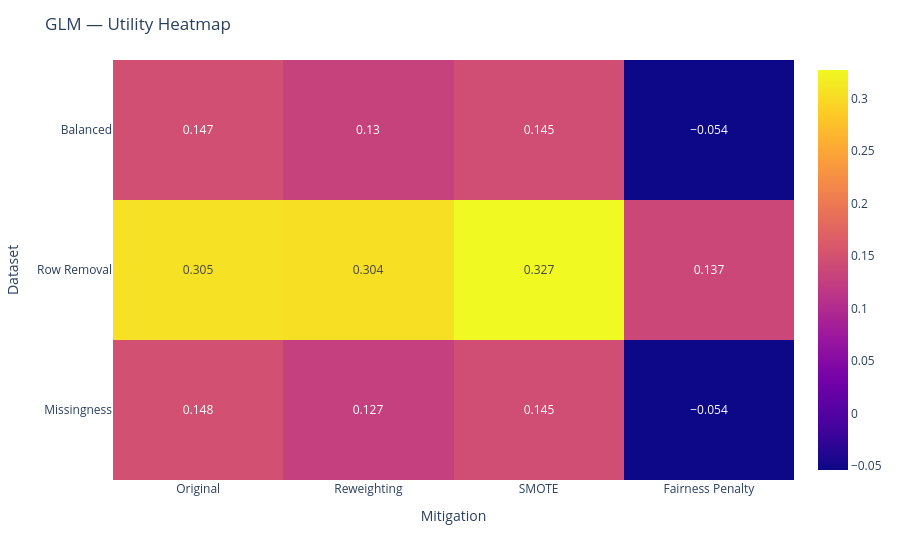
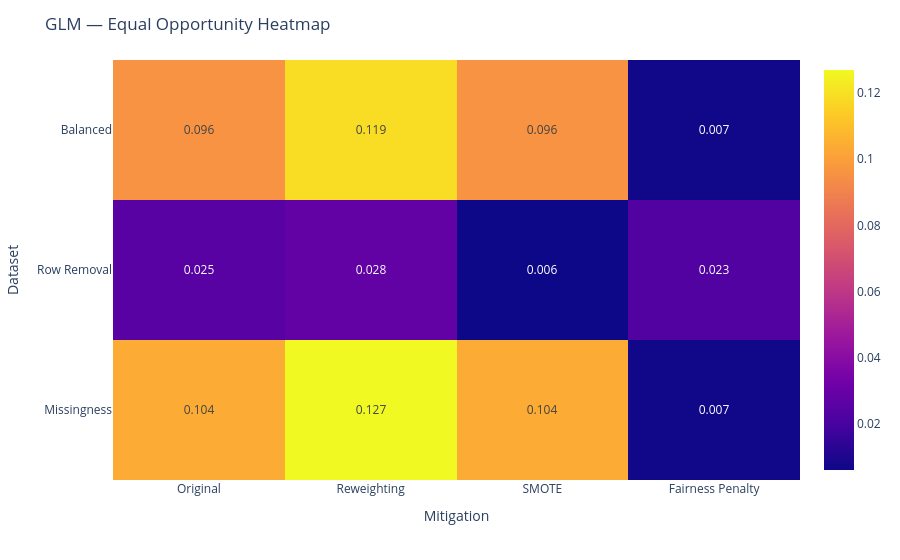
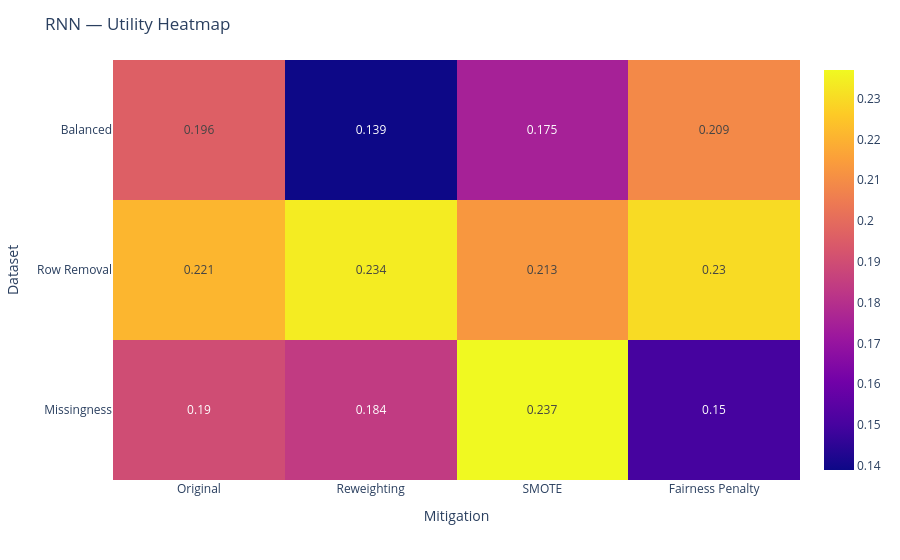
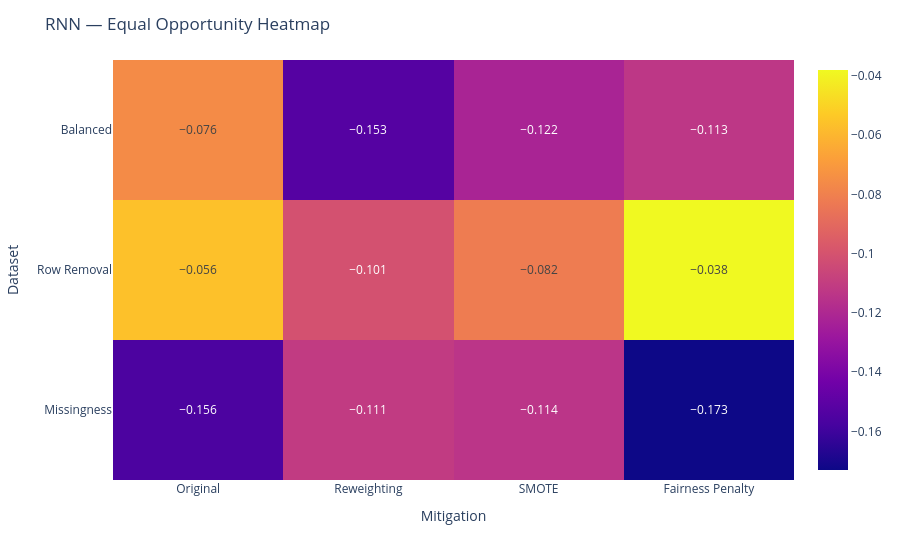

Notebook source saved alongside these figures, in order:
### Code cell
output_dir = "./outputs/figures"

for m in ["GLM", "RNN", "XGBoost"]:
    # make_model_view(results, m, mode="table", output_dir=output_dir).show()
    make_model_view(results, m, mode="heatmap", metric="Utility", output_dir=output_dir).show()
    make_model_view(results, m, mode="heatmap", metric="Equal Opportunity", output_dir=output_dir).show()

### Figure 1 — Plotly figure (JSON) as saved in the notebook; plotly's stock layout.template omitted (floating-point values rounded to 4 significant figures)
{"data": [{"coloraxis": "coloraxis", "hovertemplate": "Mitigation: %{x}<br>Dataset: %{y}<br>color: %{z}<extra></extra>", "name": "0", "texttemplate": "%{z}", "type": "heatmap", "x": ["Original", "Reweighting", "SMOTE", "Fairness Penalty"], "xaxis": "x", "y": ["Balanced", "Row Removal", "Missingness"], "yaxis": "y", "z": [[0.147, 0.13, 0.145, -0.054], [0.305, 0.304, 0.327, 0.137], [0.148, 0.127, 0.145, -0.054]]}], "layout": {"coloraxis": {"colorscale": [[0, "#0d0887"], [0.1111, "#46039f"], [0.2222, "#7201a8"], [0.3333, "#9c179e"], [0.4444, "#bd3786"], [0.5556, "#d8576b"], [0.6667, "#ed7953"], [0.7778, "#fb9f3a"], [0.8889, "#fdca26"], [1, "#f0f921"]]}, "margin": {"t": 60}, "title": {"text": "GLM — Utility Heatmap"}, "xaxis": {"anchor": "y", "domain": [0, 1], "title": {"text": "Mitigation"}}, "yaxis": {"anchor": "x", "autorange": "reversed", "domain": [0, 1], "title": {"text": "Dataset"}}}}

### Figure 2 — Plotly figure (JSON) as saved in the notebook; plotly's stock layout.template omitted (floating-point values rounded to 4 significant figures)
{"data": [{"coloraxis": "coloraxis", "hovertemplate": "Mitigation: %{x}<br>Dataset: %{y}<br>color: %{z}<extra></extra>", "name": "0", "texttemplate": "%{z}", "type": "heatmap", "x": ["Original", "Reweighting", "SMOTE", "Fairness Penalty"], "xaxis": "x", "y": ["Balanced", "Row Removal", "Missingness"], "yaxis": "y", "z": [[0.096, 0.119, 0.096, 0.007], [0.025, 0.028, 0.006, 0.023], [0.104, 0.127, 0.104, 0.007]]}], "layout": {"coloraxis": {"colorscale": [[0, "#0d0887"], [0.1111, "#46039f"], [0.2222, "#7201a8"], [0.3333, "#9c179e"], [0.4444, "#bd3786"], [0.5556, "#d8576b"], [0.6667, "#ed7953"], [0.7778, "#fb9f3a"], [0.8889, "#fdca26"], [1, "#f0f921"]]}, "margin": {"t": 60}, "title": {"text": "GLM — Equal Opportunity Heatmap"}, "xaxis": {"anchor": "y", "domain": [0, 1], "title": {"text": "Mitigation"}}, "yaxis": {"anchor": "x", "autorange": "reversed", "domain": [0, 1], "title": {"text": "Dataset"}}}}

### Figure 3 — Plotly figure (JSON) as saved in the notebook; plotly's stock layout.template omitted (floating-point values rounded to 4 significant figures)
{"data": [{"coloraxis": "coloraxis", "hovertemplate": "Mitigation: %{x}<br>Dataset: %{y}<br>color: %{z}<extra></extra>", "name": "0", "texttemplate": "%{z}", "type": "heatmap", "x": ["Original", "Reweighting", "SMOTE", "Fairness Penalty"], "xaxis": "x", "y": ["Balanced", "Row Removal", "Missingness"], "yaxis": "y", "z": [[0.196, 0.139, 0.175, 0.209], [0.221, 0.234, 0.213, 0.23], [0.19, 0.184, 0.237, 0.15]]}], "layout": {"coloraxis": {"colorscale": [[0, "#0d0887"], [0.1111, "#46039f"], [0.2222, "#7201a8"], [0.3333, "#9c179e"], [0.4444, "#bd3786"], [0.5556, "#d8576b"], [0.6667, "#ed7953"], [0.7778, "#fb9f3a"], [0.8889, "#fdca26"], [1, "#f0f921"]]}, "margin": {"t": 60}, "title": {"text": "RNN — Utility Heatmap"}, "xaxis": {"anchor": "y", "domain": [0, 1], "title": {"text": "Mitigation"}}, "yaxis": {"anchor": "x", "autorange": "reversed", "domain": [0, 1], "title": {"text": "Dataset"}}}}

### Figure 4 — Plotly figure (JSON) as saved in the notebook; plotly's stock layout.template omitted (floating-point values rounded to 4 significant figures)
{"data": [{"coloraxis": "coloraxis", "hovertemplate": "Mitigation: %{x}<br>Dataset: %{y}<br>color: %{z}<extra></extra>", "name": "0", "texttemplate": "%{z}", "type": "heatmap", "x": ["Original", "Reweighting", "SMOTE", "Fairness Penalty"], "xaxis": "x", "y": ["Balanced", "Row Removal", "Missingness"], "yaxis": "y", "z": [[-0.076, -0.153, -0.122, -0.113], [-0.056, -0.101, -0.082, -0.038], [-0.156, -0.111, -0.114, -0.173]]}], "layout": {"coloraxis": {"colorscale": [[0, "#0d0887"], [0.1111, "#46039f"], [0.2222, "#7201a8"], [0.3333, "#9c179e"], [0.4444, "#bd3786"], [0.5556, "#d8576b"], [0.6667, "#ed7953"], [0.7778, "#fb9f3a"], [0.8889, "#fdca26"], [1, "#f0f921"]]}, "margin": {"t": 60}, "title": {"text": "RNN — Equal Opportunity Heatmap"}, "xaxis": {"anchor": "y", "domain": [0, 1], "title": {"text": "Mitigation"}}, "yaxis": {"anchor": "x", "autorange": "reversed", "domain": [0, 1], "title": {"text": "Dataset"}}}}
